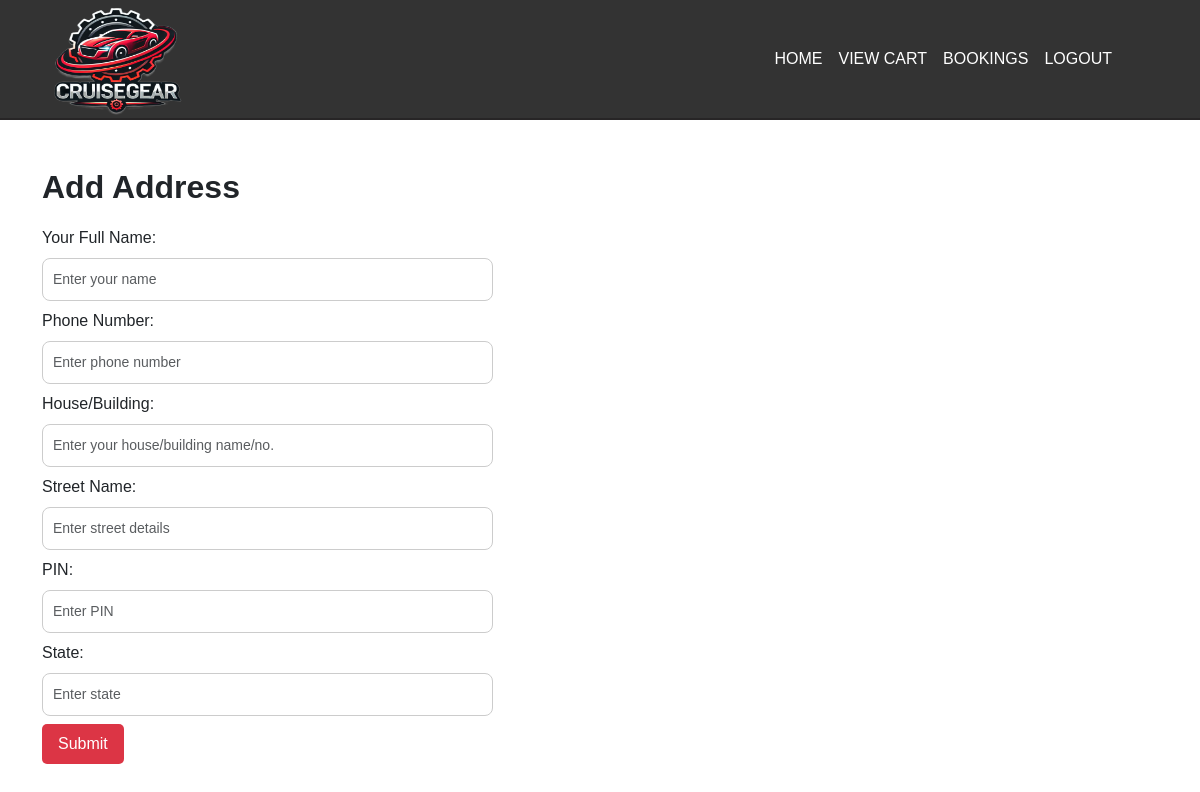
The page /address (signed in) on the database as committed earlier.
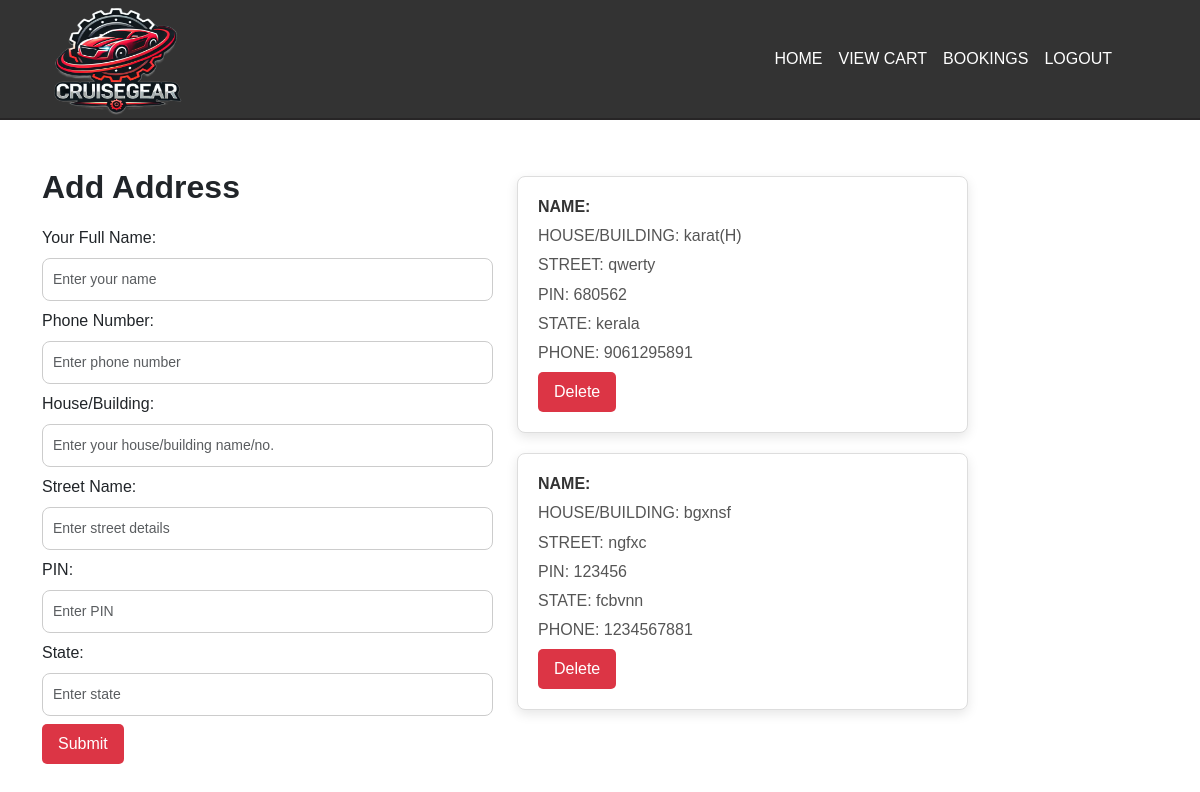
The same page on the database as committed later.
### app/models.py (models this page shows)
class Address(models.Model):
    user=models.ForeignKey(User,on_delete=models.CASCADE)
    name=models.TextField()
    phn=models.IntegerField()
    house=models.TextField()
    street=models.TextField()
    pin=models.IntegerField()
    state=models.TextField()

### app/views.py (the view)
# urls.py: path('address',views.address),
def address(req):
    if 'user' in req.session:
        user=User.objects.get(username=req.session['user'])
        data=Address.objects.filter(user=user)
        if req.method=='POST':
            user=User.objects.get(username=req.session['user'])
            name=req.POST['name']
            phn=req.POST['phn']
            house=req.POST['house']
            street=req.POST['street']
            pin=req.POST['pin']
            state=req.POST['state']
            data=Address.objects.create(user=user,name=name,phn=phn,house=house,street=street,pin=pin,state=state)
            data.save()
            return redirect(address)
        else:
            return render(req,"user/addaddress.html",{'data':data})
    else:
        return redirect(car_com_login)

### templates/user/addaddress.html (shortened to what this page needs)
    {% load static %}
<!DOCTYPE html>
<html lang="en">
<head>
    {% load static %}
    <link href="https://cdn.jsdelivr.net/npm/bootstrap@5.3.3/dist/css/bootstrap.min.css" rel="stylesheet">
    <link rel="stylesheet" href="{% static 'address1.css' %}">
</head>
</head>
<body>
    <nav class="navbar navbar-expand-sm">
        <div class="container-fluid">
            <img src="../../static/cruisegear2br.png" style="width: 165px;height: 140px;" alt="">
            <div class="collapse navbar-collapse" id="collapsibleNavbar">
                <ul class="navbar-nav ms-auto me-5 ">
                    <li class="nav-item"><a class="nav-link fcolor" href="user_home">HOME</a></li>
                    <li class="nav-item"><a class="nav-link fcolor" href="viewcart">VIEW CART</a></li>
                    <li class="nav-item"><a class="nav-link fcolor" href="../userbookings">BOOKINGS</a></li>
                    <li class="nav-item"><a class="nav-link fcolor" href="logout">LOGOUT</a></li>
                </ul>
            </div>
        </div>
    </nav>
    <div class="container mt-5">
        <div class="row">
            <div class="col-lg-5">
                <h1 class="font11">Add Address</h1>
                <form action="" method="post" enctype="multipart/form-data">
                    <div class="mb-2">
                        <label for="name" class="form-label">Your Full Name:</label>
                        <input type="text" class="form-control" placeholder="Enter your name" name="name">
                    </div>
                    <div class="mb-2">
                        <label for="phn" class="form-label">Phone Number:</label>
                        <input type="number" class="form-control" placeholder="Enter phone number" name="phn">
                    </div>
                    <div class="mb-2">
                        <label for="house" class="form-label">House/Building:</label>
                        <input type="text" class="form-control" name="house" placeholder="Enter your house/building name/no.">
                    </div>
                    <div class="mb-2">
                        <label for="street" class="form-label">Street Name:</label>
                        <input type="text" class="form-control" placeholder="Enter street details" name="street">
                    </div>
                    <div class="mb-2">
                        <label for="pin" class="form-label">PIN:</label>
                        <input type="number" class="form-control" placeholder="Enter PIN" name="pin">
                    </div>
                    <div class="mb-2">
                        <label for="state" class="form-label">State:</label>
                        <input type="text" class="form-control" placeholder="Enter state" name="state">
                    </div>
                    <button type="submit" class="btn btn-danger">Submit</button>
                </form>
            </div>
            <div class="col-lg-5">
                {% for i in data %}
                    <div class="card mt-2">
                        <div class="card-body">
                            <h4 class="card-title">NAME: {{i.product.details.name}}</h4>
                            <h5 class="card-text">HOUSE/BUILDING: {{i.house}}</h5>
                            <h5 class="card-text">STREET: {{i.street}}</h5>
                            <h5 class="card-text">PIN: {{i.pin}}</h5>
                            <h5 class="card-text">STATE: {{i.state}}</h5>
                            <h5 class="card-text">PHONE: {{i.phn}}</h5>
                            <a href="delete_address/{{i.pk}}" class="btn btn-danger">Delete</a>
                        </div>
                    </div>
                {% endfor %}
            </div>
        </div>
    </div>
</body>
</html>

Rows that differ between the two databases and show on the page:
added Address: house "karat(H)", street "qwerty", pin "680562", state "kerala", phn "9061295891"
added Address: house "bgxnsf", street "ngfxc", pin "123456", state "fcbvnn", phn "1234567881"
